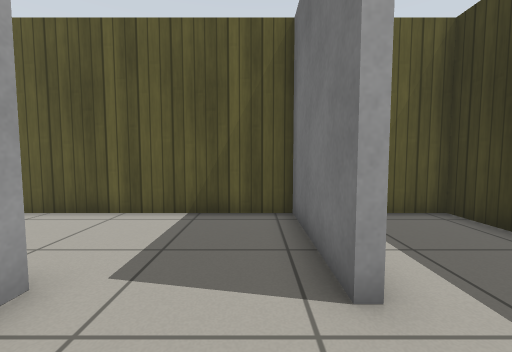
View 1 (above)

17 first-person views from a walk through a Gazebo world. The camera is 0.73 m above the floor, tilts 4° down and sees 90° across. The floor is counted in squares, 0.5 m on a side. Each view is taken from the middle of a square. On the plan, view 1 faces up. The plan holds only what a view shows up to about 13 squares ahead; the rest is blank. Robots are left out. Simple patterns stand in for the simulator's built-in surfaces.

View 2
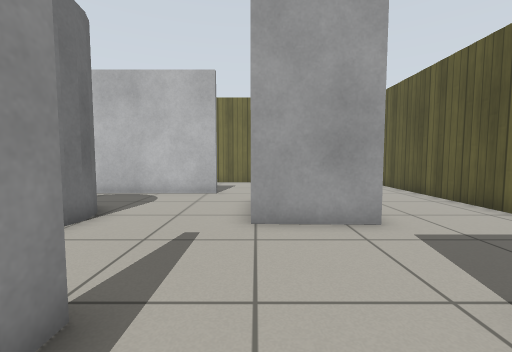

View 3
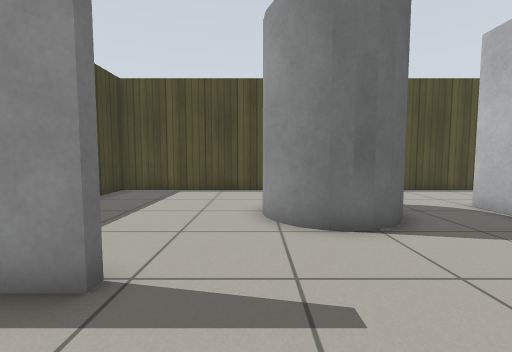

View 4
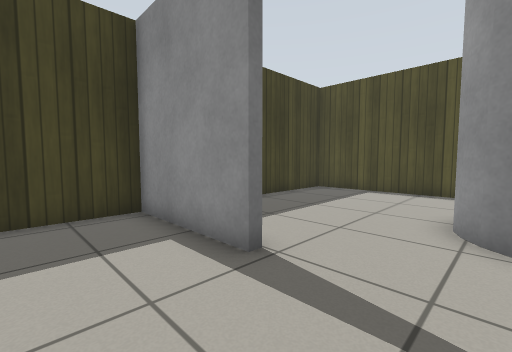

View 5
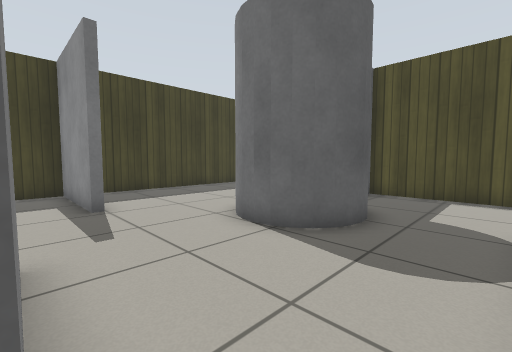

View 6
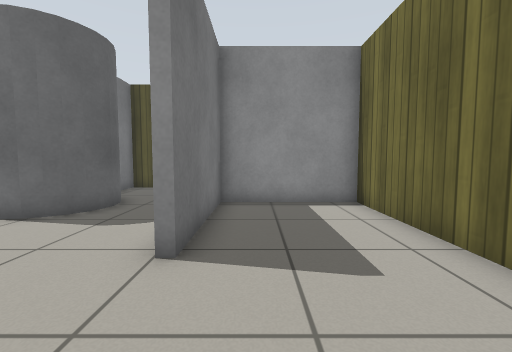

View 7
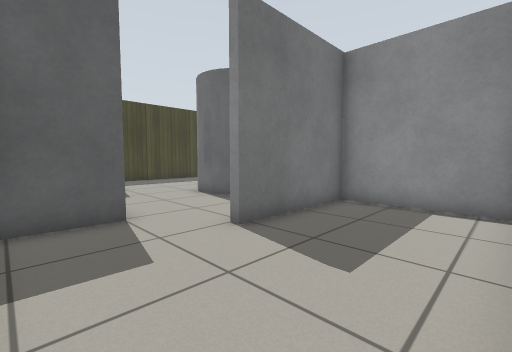

View 8
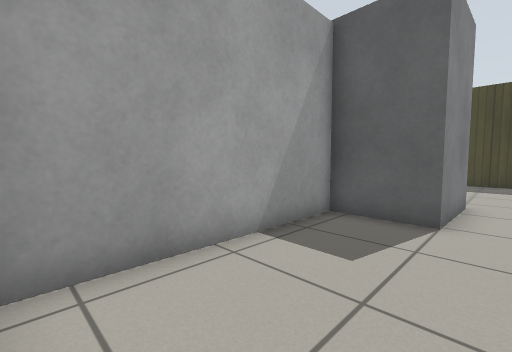

View 9
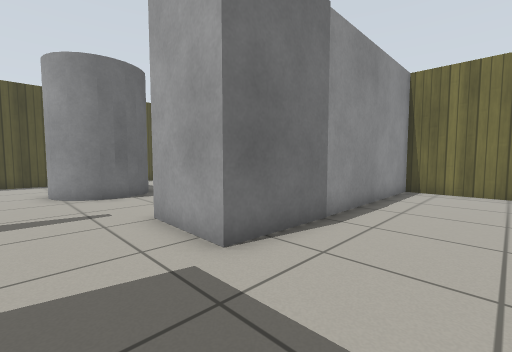

View 10
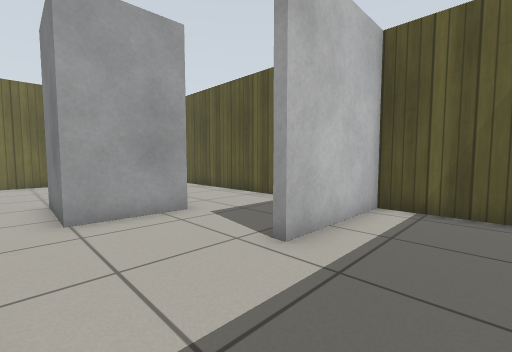

View 11
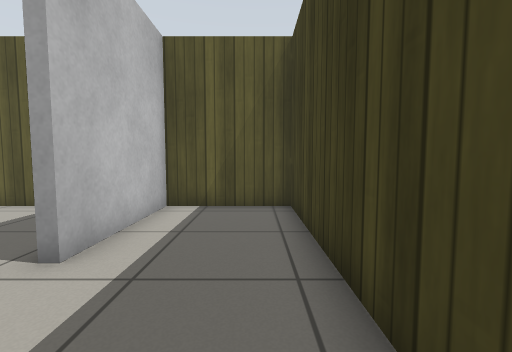

View 12
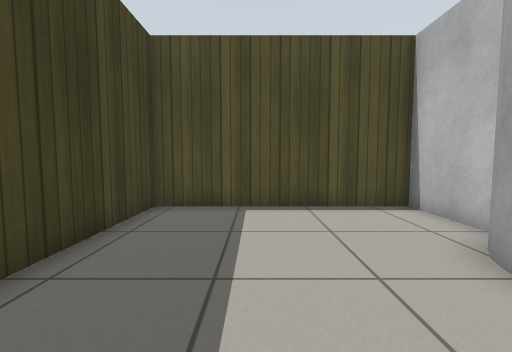

View 13
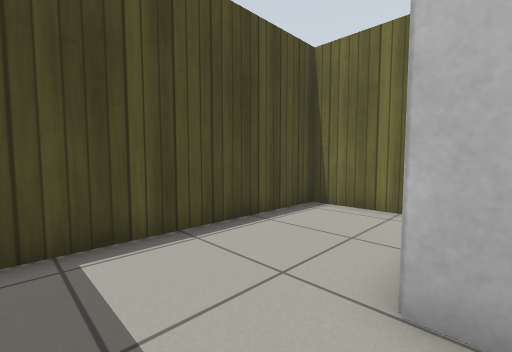

View 14
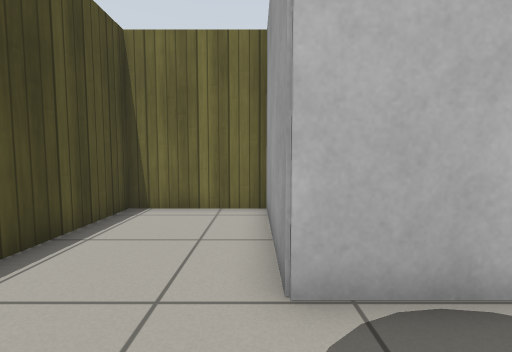

View 15
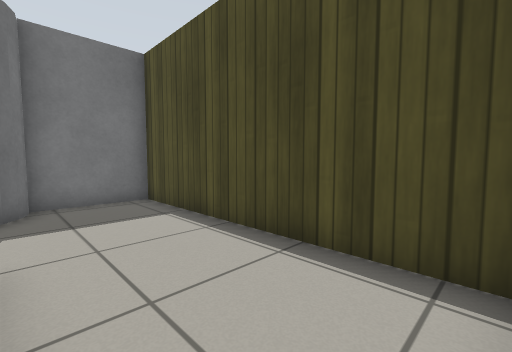

View 16
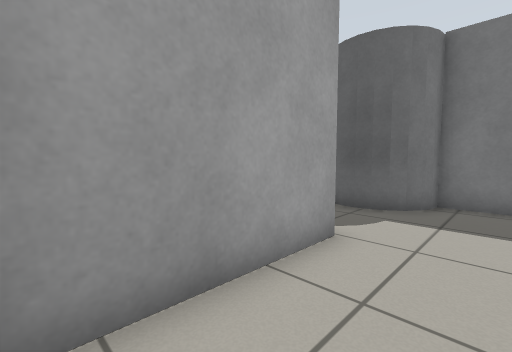

View 17
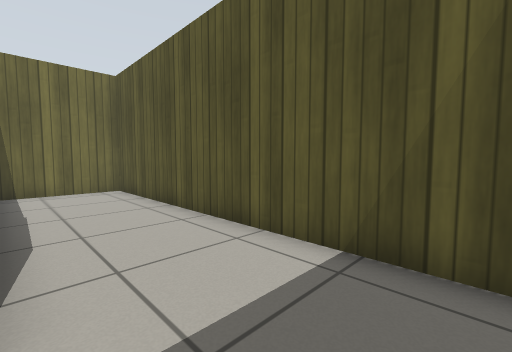

### Floor plan
Points are (right, up) in squares from view 1. A wall is a line through its corners. A room is listed if a view was taken in it or the views show most of it. See-through windows are left out.
Room 1 (views 1, 2, 3, 4, 5, 6, 7, 8, 9, 10, 11, 12, 13, 14, 15, 16, 17)
walls: (-7.5, -1.6) (-7.5, -6.7) (-12.3, -6.7) (-12.3, -10.7) (-2.9, -10.7) (-2.9, -7.4); (0.7, -1.7) (5.1, -1.7) (5.1, 6.7) (1.3, 6.7) (1.3, 2.5) (1, 2.5) (1, 6.7) (-12.3, 6.7) (-12.3, 2.8) (-5.6, 2.8); (-5.5, 2.5) (-12.1, 2.5); (-2.6, -7.9) (-2.6, -10.7) (5.1, -10.7) (5.1, -3); (-12.3, 0.7) (-12.3, -6.4) (-7.8, -6.4) (-7.8, -1.6)
objects: grey box (-5, 0) to (-3, 3); grey cylinder (-4, -7) to (-1, -4)

Positions as (right, up) in squares from view 1, and headings:
1: (0, 0), facing up
2: (3, 0), facing left
3: (-1, 1), facing down
4: (-2, 1), facing down-right
5: (-7, 0), facing down-right
6: (-9, 2), facing down
7: (-12, 2), facing down-right
8: (-12, -1), facing up-right
9: (0, 6), facing down-left
10: (4, -1), facing up-left
11: (4, -1), facing up
12: (2, -3), facing down
13: (-5, -6), facing down-left
14: (-5, -7), facing left
15: (-12, -7), facing down-right
16: (-12, -9), facing up-right
17: (0, 3), facing up-left
